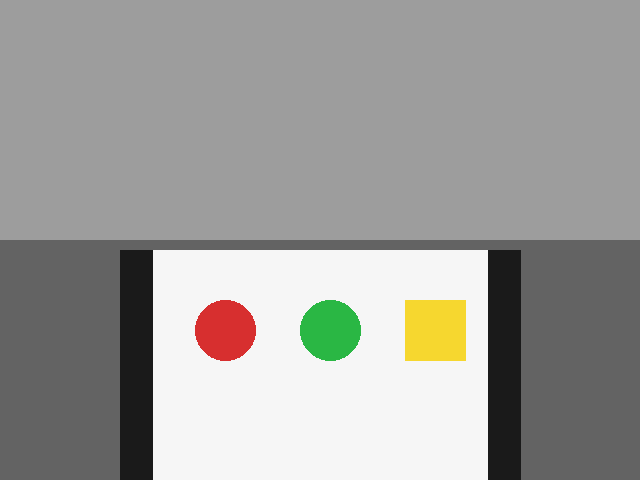
#> input picture vision/样例照片/1_顺光.png, 640 x 480 px
$ python see_roi.py
#> lines starting #> are read from the running program, lines starting #| are printed output that depends on the picture; after the words box and inside, x2 and y2 are one past the last pixel; in counts of white or black regions, pixels touching at a corner belong together
# -*- coding: utf-8 -*-
"""第二支视觉脚本：ROI —— 只切出"车真正要看的那一块"。

跑法：双击 run_see_roi.cmd（输出会停在屏幕上）
上一支 see_image.py 看清了一件事：一张图 = 480 行 × 640 列的数字墙。
这一支学车队每天真在干的事：整张图不看，只掐出画面中间那一小块（ROI）。
"""

import os
import numpy as np
import cv2

HERE = os.path.dirname(os.path.abspath(__file__))
IMG = os.path.join(HERE, "样例照片", "1_顺光.png")

# 中文路径的老坑：cv2 读不了中文路径，先读成字节再解成图。
img = cv2.imdecode(np.fromfile(IMG, dtype=np.uint8), cv2.IMREAD_COLOR)
#> img is the input picture: shape (480, 640, 3); mean B, G, R 155.3, 158.4, 159

print("=" * 56)
print("ROI：从数字墙上只切一块下来")
print("=" * 56)
print("读的是：", IMG)
print()

print("1) 整张图 img.shape =", img.shape, "  <- (高, 宽, 通道)")
#| 1) 整张图 img.shape = (480, 640, 3)   <- (高, 宽, 通道)
h, w = img.shape[0], img.shape[1]
#> h = 480; w = 640
print("   也就是", h, "行 ×", w, "列 =", h * w, "个像素")
#|    也就是 480 行 × 640 列 = 307200 个像素
print()

print("2) 先复习一维切片：从【一行里】掐出 8 格")
print("   img[0, 0:8, 0] =", img[0, 0:8, 0])
#|    img[0, 0:8, 0] = [157 157 157 157 157 157 157 157]
print()

print("3) 今天升级成二维切片：从【整面墙】里掐出【一块】")
print("   写法：img[从哪行 : 到哪行 , 从哪列 : 到哪列]")
roi = img[240:480, 200:560]
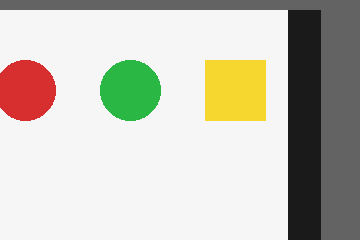
#> roi: shape (240, 360, 3); mean B, G, R 184.3, 195.4, 197.4
print("   roi = img[240:480, 160:480]")
print("   roi.shape =", roi.shape, "  <- 高", roi.shape[0], "× 宽", roi.shape[1], "，通道数没变")
#|    roi.shape = (240, 360, 3)   <- 高 240 × 宽 360 ，通道数没变
print("   跟 s[0:3] 一个规矩：含开始、不含结束 —— 240:480 是第 240 行到第 479 行。")
print()

print("4) 切出来的 roi 自己也是一张图、也是一面数字墙：")
print("   roi[0, 0]       =", roi[0, 0], "  (蓝, 绿, 红)")
#|    roi[0, 0]       = [99 99 99]   (蓝, 绿, 红)
print("   roi[120, 160]   =", roi[120, 160], "  <- 这块的正中间")
#|    roi[120, 160]   = [246 246 246]   <- 这块的正中间
print()

print("5) 为什么要切？车上摄像头拍一整幅，但车道只在画面中间那一条带子里。")
print("   整张图要算", h * w, "格；只算 roi 只要算", roi.shape[0] * roi.shape[1], "格")
#|    整张图要算 307200 格；只算 roi 只要算 86400 格
print("   少算", h * w - roi.shape[0] * roi.shape[1], "格 —— 帧率就是这么省出来的。")
#|    少算 220800 格 —— 帧率就是这么省出来的。
print()

# 同一个阈值，整图 vs 只算 ROI，白占比差多少？
th = 150
gray_all = cv2.cvtColor(img, cv2.COLOR_BGR2GRAY)
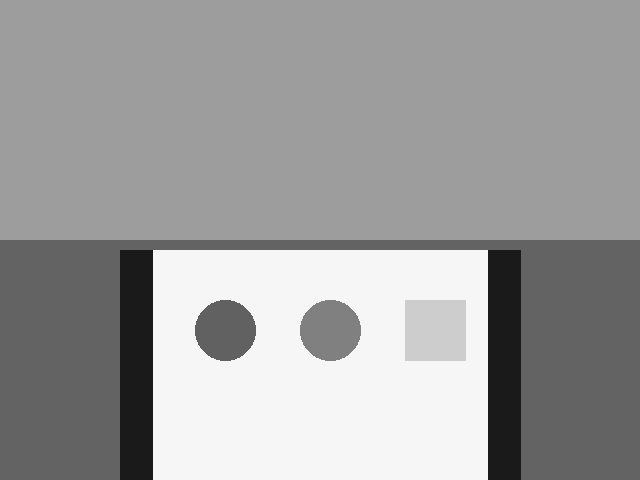
#> gray_all: shape (480, 640); min 26, max 246, mean 158.2
gray_roi = cv2.cvtColor(roi, cv2.COLOR_BGR2GRAY)
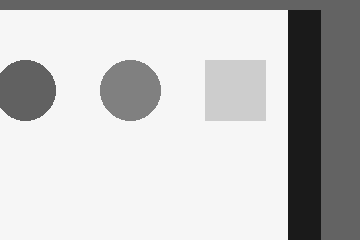
#> gray_roi: shape (240, 360); min 26, max 246, mean 194.7
pct_all = round(float((gray_all > th).mean()) * 100, 2)
#> pct_all = 73.19
pct_roi = round(float((gray_roi > th).mean()) * 100, 2)
#> pct_roi = 70.06
print("6) 同一个阈值", th, "，白像素占比：")
print("   整张图  > ", th, " 的占", pct_all, "%")
#|    整张图  >  150  的占 73.19 %
print("   只算 roi > ", th, " 的占", pct_roi, "%")
#|    只算 roi >  150  的占 70.06 %
print("   同一个数，换个范围结果就变了 —— 这就是赛场必须现场标定的原因。")
print()

out_roi = os.path.join(HERE, "out_roi色块.png")
cv2.imencode(".png", roi)[1].tofile(out_roi)
th_roi = (gray_roi > th).astype(np.uint8) * 255
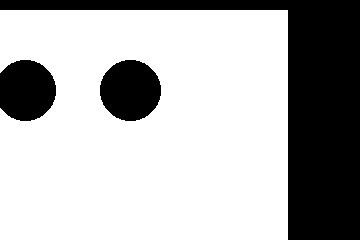
#> th_roi: shape (240, 360); 70.1% white; 3 black regions, box (x1, y1, x2, y2) and area: (0, 0, 360, 240) 20160, (100, 60, 161, 121) 2909, (0, 60, 56, 121) 2796
out_bin = os.path.join(HERE, "out_roi二值图.png")
cv2.imencode(".png", th_roi)[1].tofile(out_bin)
print("7) 存好了两张，打开看一眼：")
print("   ", out_roi, "  <- 只切下来的那一块")
print("   ", out_bin, "     <- 这一块按亮度 150 切开的样子")
print()
print("一句话：整张图不看，只切要看的那一块 —— 这就是 ROI，车队代码里天天出现。")
print()

# ========== 现在轮到你了（只做一件事）==========
# 往上看一点，找到这一行（文件里第 36 行）：
#     roi = img[240:480, 160:480]
# 把里面【列】的那两个数 160 和 480 改成 200 和 520（就动这两个数，别的都别碰）。
# 先猜一件事：屏幕 6) 里 roi 的白占比会变大还是变小？
# 再 Ctrl+S 保存、双击 run_see_roi.cmd，把屏幕上【6) 那两行】的数字贴给我。
